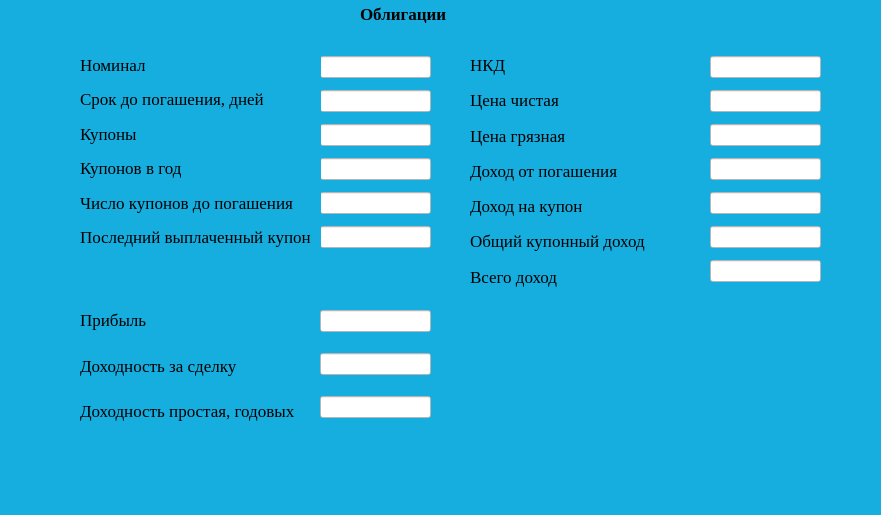
<?xml version="1.0" encoding="UTF-8"?>
<ui version="4.0">
 <class>MainWindow</class>
 <widget class="QMainWindow" name="MainWindow">
  <property name="geometry">
   <rect>
    <x>0</x>
    <y>0</y>
    <width>881</width>
    <height>515</height>
   </rect>
  </property>
  <property name="windowTitle">
   <string>Облигации</string>
  </property>
  <property name="styleSheet">
   <string notr="true">selection-background-color: rgb(0, 54, 255);
background-color: rgb(22, 173, 223);
selection-color: rgb(255, 255, 255);
color: rgb(0, 0, 0);</string>
  </property>
  <widget class="QWidget" name="centralwidget">
   <widget class="QLabel" name="label_8">
    <property name="geometry">
     <rect>
      <x>360</x>
      <y>0</y>
      <width>111</width>
      <height>28</height>
     </rect>
    </property>
    <property name="font">
     <font>
      <family>Liberation Serif</family>
      <pointsize>13</pointsize>
      <weight>75</weight>
      <bold>true</bold>
     </font>
    </property>
    <property name="text">
     <string>Облигации</string>
    </property>
    <property name="textFormat">
     <enum>Qt::AutoText</enum>
    </property>
   </widget>
   <widget class="QWidget" name="layoutWidget">
    <property name="geometry">
     <rect>
      <x>320</x>
      <y>50</y>
      <width>111</width>
      <height>206</height>
     </rect>
    </property>
    <layout class="QVBoxLayout" name="verticalLayout">
     <item>
      <widget class="QLineEdit" name="lineEdit_6">
       <property name="styleSheet">
        <string notr="true">background-color: rgb(255, 255, 255);
border-color: rgb(85, 87, 83);</string>
       </property>
      </widget>
     </item>
     <item>
      <widget class="QLineEdit" name="lineEdit_2">
       <property name="styleSheet">
        <string notr="true">background-color: rgb(255, 255, 255);
border-color: rgb(85, 87, 83);</string>
       </property>
      </widget>
     </item>
     <item>
      <widget class="QLineEdit" name="lineEdit_3">
       <property name="styleSheet">
        <string notr="true">background-color: rgb(255, 255, 255);
border-color: rgb(85, 87, 83);</string>
       </property>
      </widget>
     </item>
     <item>
      <widget class="QLineEdit" name="lineEdit_4">
       <property name="styleSheet">
        <string notr="true">background-color: rgb(255, 255, 255);
border-color: rgb(85, 87, 83);</string>
       </property>
      </widget>
     </item>
     <item>
      <widget class="QLineEdit" name="lineEdit_5">
       <property name="styleSheet">
        <string notr="true">background-color: rgb(255, 255, 255);
border-color: rgb(85, 87, 83);</string>
       </property>
      </widget>
     </item>
     <item>
      <widget class="QLineEdit" name="lineEdit_7">
       <property name="styleSheet">
        <string notr="true">background-color: rgb(255, 255, 255);
border-color: rgb(85, 87, 83);</string>
       </property>
      </widget>
     </item>
    </layout>
   </widget>
   <widget class="QWidget" name="layoutWidget_3">
    <property name="geometry">
     <rect>
      <x>80</x>
      <y>50</y>
      <width>241</width>
      <height>201</height>
     </rect>
    </property>
    <layout class="QVBoxLayout" name="verticalLayout_3">
     <item>
      <widget class="QLabel" name="label_3">
       <property name="font">
        <font>
         <family>Liberation Serif</family>
         <pointsize>13</pointsize>
         <weight>50</weight>
         <bold>false</bold>
        </font>
       </property>
       <property name="text">
        <string>Номинал</string>
       </property>
       <property name="textFormat">
        <enum>Qt::AutoText</enum>
       </property>
      </widget>
     </item>
     <item>
      <widget class="QLabel" name="label">
       <property name="font">
        <font>
         <family>Liberation Serif</family>
         <pointsize>13</pointsize>
         <weight>50</weight>
         <bold>false</bold>
        </font>
       </property>
       <property name="text">
        <string>Срок до погашения, дней</string>
       </property>
       <property name="textFormat">
        <enum>Qt::AutoText</enum>
       </property>
      </widget>
     </item>
     <item>
      <widget class="QLabel" name="label_4">
       <property name="font">
        <font>
         <family>Liberation Serif</family>
         <pointsize>13</pointsize>
         <weight>50</weight>
         <bold>false</bold>
        </font>
       </property>
       <property name="text">
        <string>Купоны</string>
       </property>
       <property name="textFormat">
        <enum>Qt::AutoText</enum>
       </property>
      </widget>
     </item>
     <item>
      <widget class="QLabel" name="label_5">
       <property name="font">
        <font>
         <family>Liberation Serif</family>
         <pointsize>13</pointsize>
         <weight>50</weight>
         <bold>false</bold>
        </font>
       </property>
       <property name="text">
        <string>Купонов в год</string>
       </property>
       <property name="textFormat">
        <enum>Qt::AutoText</enum>
       </property>
      </widget>
     </item>
     <item>
      <widget class="QLabel" name="label_6">
       <property name="font">
        <font>
         <family>Liberation Serif</family>
         <pointsize>13</pointsize>
         <weight>50</weight>
         <bold>false</bold>
        </font>
       </property>
       <property name="text">
        <string>Число купонов до погашения</string>
       </property>
       <property name="textFormat">
        <enum>Qt::AutoText</enum>
       </property>
      </widget>
     </item>
     <item>
      <widget class="QLabel" name="label_7">
       <property name="font">
        <font>
         <family>Liberation Serif</family>
         <pointsize>13</pointsize>
         <weight>50</weight>
         <bold>false</bold>
        </font>
       </property>
       <property name="text">
        <string>Последний выплаченный купон</string>
       </property>
       <property name="textFormat">
        <enum>Qt::AutoText</enum>
       </property>
      </widget>
     </item>
    </layout>
   </widget>
   <widget class="QWidget" name="layoutWidget_4">
    <property name="geometry">
     <rect>
      <x>470</x>
      <y>50</y>
      <width>261</width>
      <height>241</height>
     </rect>
    </property>
    <layout class="QVBoxLayout" name="verticalLayout_4">
     <item>
      <widget class="QLabel" name="label_9">
       <property name="font">
        <font>
         <family>Liberation Serif</family>
         <pointsize>13</pointsize>
         <weight>50</weight>
         <bold>false</bold>
        </font>
       </property>
       <property name="text">
        <string>НКД</string>
       </property>
       <property name="textFormat">
        <enum>Qt::AutoText</enum>
       </property>
      </widget>
     </item>
     <item>
      <widget class="QLabel" name="label_2">
       <property name="font">
        <font>
         <family>Liberation Serif</family>
         <pointsize>13</pointsize>
         <weight>50</weight>
         <bold>false</bold>
        </font>
       </property>
       <property name="text">
        <string>Цена чистая</string>
       </property>
       <property name="textFormat">
        <enum>Qt::AutoText</enum>
       </property>
      </widget>
     </item>
     <item>
      <widget class="QLabel" name="label_10">
       <property name="font">
        <font>
         <family>Liberation Serif</family>
         <pointsize>13</pointsize>
         <weight>50</weight>
         <bold>false</bold>
        </font>
       </property>
       <property name="text">
        <string>Цена грязная</string>
       </property>
       <property name="textFormat">
        <enum>Qt::AutoText</enum>
       </property>
      </widget>
     </item>
     <item>
      <widget class="QLabel" name="label_11">
       <property name="font">
        <font>
         <family>Liberation Serif</family>
         <pointsize>13</pointsize>
         <weight>50</weight>
         <bold>false</bold>
        </font>
       </property>
       <property name="text">
        <string>Доход от погашения</string>
       </property>
       <property name="textFormat">
        <enum>Qt::AutoText</enum>
       </property>
      </widget>
     </item>
     <item>
      <widget class="QLabel" name="label_12">
       <property name="font">
        <font>
         <family>Liberation Serif</family>
         <pointsize>13</pointsize>
         <weight>50</weight>
         <bold>false</bold>
        </font>
       </property>
       <property name="text">
        <string>Доход на купон</string>
       </property>
       <property name="textFormat">
        <enum>Qt::AutoText</enum>
       </property>
      </widget>
     </item>
     <item>
      <widget class="QLabel" name="label_13">
       <property name="font">
        <font>
         <family>Liberation Serif</family>
         <pointsize>13</pointsize>
         <weight>50</weight>
         <bold>false</bold>
        </font>
       </property>
       <property name="text">
        <string>Общий купонный доход</string>
       </property>
       <property name="textFormat">
        <enum>Qt::AutoText</enum>
       </property>
      </widget>
     </item>
     <item>
      <widget class="QLabel" name="label_14">
       <property name="font">
        <font>
         <family>Liberation Serif</family>
         <pointsize>13</pointsize>
         <weight>50</weight>
         <bold>false</bold>
        </font>
       </property>
       <property name="text">
        <string>Всего доход</string>
       </property>
       <property name="textFormat">
        <enum>Qt::AutoText</enum>
       </property>
      </widget>
     </item>
    </layout>
   </widget>
   <widget class="QWidget" name="layoutWidget_2">
    <property name="geometry">
     <rect>
      <x>710</x>
      <y>50</y>
      <width>111</width>
      <height>241</height>
     </rect>
    </property>
    <layout class="QVBoxLayout" name="verticalLayout_2">
     <item>
      <widget class="QLineEdit" name="lineEdit_8">
       <property name="styleSheet">
        <string notr="true">background-color: rgb(255, 255, 255);
border-color: rgb(85, 87, 83);</string>
       </property>
      </widget>
     </item>
     <item>
      <widget class="QLineEdit" name="lineEdit_9">
       <property name="styleSheet">
        <string notr="true">background-color: rgb(255, 255, 255);
border-color: rgb(85, 87, 83);</string>
       </property>
      </widget>
     </item>
     <item>
      <widget class="QLineEdit" name="lineEdit_10">
       <property name="styleSheet">
        <string notr="true">background-color: rgb(255, 255, 255);
border-color: rgb(85, 87, 83);</string>
       </property>
      </widget>
     </item>
     <item>
      <widget class="QLineEdit" name="lineEdit_11">
       <property name="styleSheet">
        <string notr="true">background-color: rgb(255, 255, 255);
border-color: rgb(85, 87, 83);</string>
       </property>
      </widget>
     </item>
     <item>
      <widget class="QLineEdit" name="lineEdit_12">
       <property name="styleSheet">
        <string notr="true">background-color: rgb(255, 255, 255);
border-color: rgb(85, 87, 83);</string>
       </property>
      </widget>
     </item>
     <item>
      <widget class="QLineEdit" name="lineEdit_14">
       <property name="styleSheet">
        <string notr="true">background-color: rgb(255, 255, 255);
border-color: rgb(85, 87, 83);</string>
       </property>
      </widget>
     </item>
     <item>
      <widget class="QLineEdit" name="lineEdit_13">
       <property name="styleSheet">
        <string notr="true">background-color: rgb(255, 255, 255);
border-color: rgb(85, 87, 83);</string>
       </property>
      </widget>
     </item>
    </layout>
   </widget>
   <widget class="QWidget" name="layoutWidget_5">
    <property name="geometry">
     <rect>
      <x>80</x>
      <y>300</y>
      <width>241</width>
      <height>131</height>
     </rect>
    </property>
    <layout class="QVBoxLayout" name="verticalLayout_5">
     <item>
      <widget class="QLabel" name="label_18">
       <property name="font">
        <font>
         <family>Liberation Serif</family>
         <pointsize>13</pointsize>
         <weight>50</weight>
         <bold>false</bold>
        </font>
       </property>
       <property name="text">
        <string>Прибыль</string>
       </property>
       <property name="textFormat">
        <enum>Qt::AutoText</enum>
       </property>
      </widget>
     </item>
     <item>
      <widget class="QLabel" name="label_19">
       <property name="font">
        <font>
         <family>Liberation Serif</family>
         <pointsize>13</pointsize>
         <weight>50</weight>
         <bold>false</bold>
        </font>
       </property>
       <property name="text">
        <string>Доходность за сделку</string>
       </property>
       <property name="textFormat">
        <enum>Qt::AutoText</enum>
       </property>
      </widget>
     </item>
     <item>
      <widget class="QLabel" name="label_20">
       <property name="font">
        <font>
         <family>Liberation Serif</family>
         <pointsize>13</pointsize>
         <weight>50</weight>
         <bold>false</bold>
        </font>
       </property>
       <property name="text">
        <string>Доходность простая, годовых</string>
       </property>
       <property name="textFormat">
        <enum>Qt::AutoText</enum>
       </property>
      </widget>
     </item>
    </layout>
   </widget>
   <widget class="QWidget" name="layoutWidget_6">
    <property name="geometry">
     <rect>
      <x>320</x>
      <y>295</y>
      <width>111</width>
      <height>141</height>
     </rect>
    </property>
    <layout class="QVBoxLayout" name="verticalLayout_6">
     <item>
      <widget class="QLineEdit" name="lineEdit_18">
       <property name="styleSheet">
        <string notr="true">background-color: rgb(255, 255, 255);
border-color: rgb(85, 87, 83);</string>
       </property>
      </widget>
     </item>
     <item>
      <widget class="QLineEdit" name="lineEdit_19">
       <property name="styleSheet">
        <string notr="true">background-color: rgb(255, 255, 255);
border-color: rgb(85, 87, 83);</string>
       </property>
      </widget>
     </item>
     <item>
      <widget class="QLineEdit" name="lineEdit_20">
       <property name="styleSheet">
        <string notr="true">background-color: rgb(255, 255, 255);
border-color: rgb(85, 87, 83);</string>
       </property>
      </widget>
     </item>
    </layout>
   </widget>
  </widget>
  <widget class="QMenuBar" name="menubar">
   <property name="geometry">
    <rect>
     <x>0</x>
     <y>0</y>
     <width>881</width>
     <height>26</height>
    </rect>
   </property>
  </widget>
  <widget class="QStatusBar" name="statusbar"/>
 </widget>
 <resources/>
 <connections/>
</ui>
